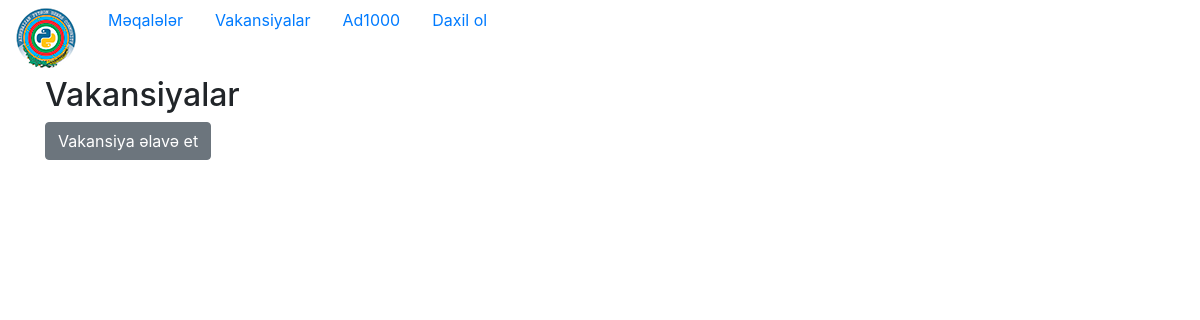
/vacancies/, run on an earlier commit of the app's database.
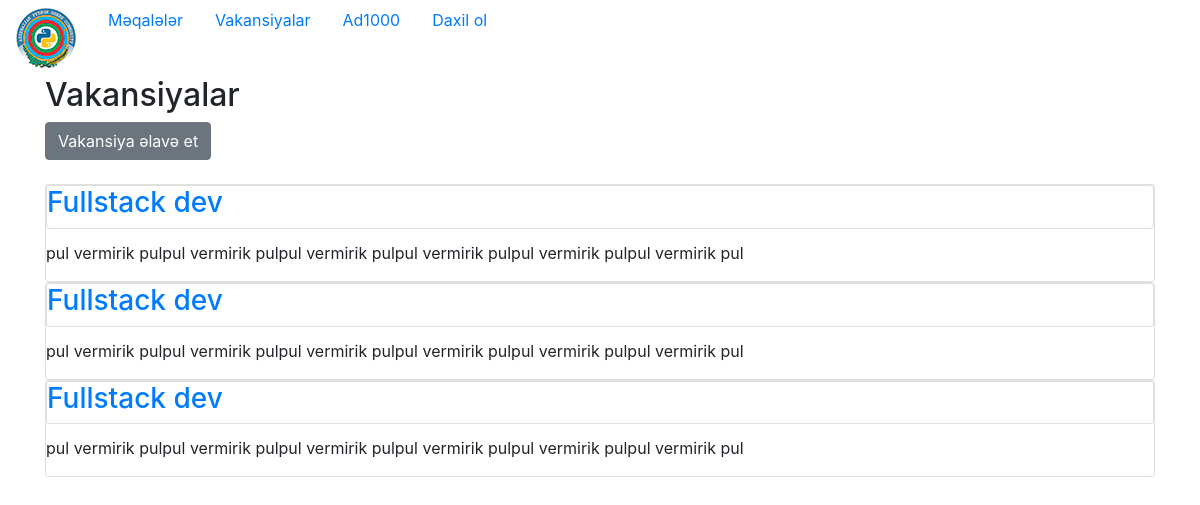
And on a later commit of the database.
### vacancy/models.py (models this page shows, shortened)
class Vacancy(m.Model):
    author = m.ForeignKey(User, on_delete=m.CASCADE)
    title = m.CharField('Bashliq', max_length = 50)
    content = m.TextField('Vakansiya')
    dead_line = m.DateField("Bitmə tarixi (YYYY-MM-DD)", null=True)
    date_created = m.DateField("Yaradılma tarixi", auto_now_add=True)
    freelance = m.BooleanField("Freelance imkanı")
    class Meta:
        verbose_name = 'Vakansiya'
        verbose_name_plural = 'Vakansiyalar'

### vacancy/views.py (the view)
# urls.py: path('', VacancyListView.as_view(), name='vacancy_list'),
class VacancyListView(ListView):
    model = Vacancy
    template_name = 'vacancy/vacancy_list.html'
    paginate_by = 5
    context_object_name = 'vacancies'
    ordering = ['-date_created']

### vacancy/templates/vacancy/vacancy_list.html (shortened to what this page needs)
{% extends 'base.html' %}
{% block body %}
    <div class = "container">
        <h2>
            Vakansiyalar
        </h2>
        <div class="mb-4">
            <a class = "btn btn-secondary" href="{% url 'vacancy:create_vacancy' %}">
                Vakansiya əlavə et
            </a>
        </div>
        {% for v in vacancies %}
            <div class = "card mb-10">
                <div class="card card-title">
                    <a class="card-link" href="{% url 'vacancy:about_vacancy' v.id %}">
                      <h3> {{v.title}} </h3>
                    </a>
                </div>
                <div class="car-body">
                    {{v.content|truncatewords:30|linebreaks}}
                </div>
            </div>
        {% endfor %}
    </div>
{% endblock %}

### home/templates/base.html (shortened to what this page needs)
{% load static %}
<!DOCTYPE html>
<html lang="en">
    <head>
    <link rel="stylesheet" href="{% static 'home/base.css'%}">
    <link rel="stylesheet" href="{% static 'home/bootstrap.css'%}">
    </head>
    <body>
        <ul class="nav">
            <li class="nav-item">
                <a class="nav-link" href="/"> <img src = "{% static 'home/img/azepug_logo.png'%}"> </a> </li>
            <li class="nav-item"> <a class="nav-link" href="/blogs">Məqalələr</a></li>
            <li class="nav-item"> <a class="nav-link" href="/vacancies">Vakansiyalar</a></li>
            <li class="nav-item"> <a class="nav-link" href="/admin">Ad1000</a></li>
            {% if user.is_authenticated %}
                <li class="nav-item"> <a class="nav-link"  href="{% url 'profile'%}">Hesabım </a></li>
            {% else %}
                <li class="nav-item"> <a class="nav-link" href="{% url 'login'%}">Daxil ol</a></li>
            {% endif %}
        </ul>
            {%block body%}
            {%endblock%}
</body>
</html>

What changed in the data, as far as the page shows it:
added Vacancy: title "Fullstack dev", content "pul vermirik pulpul vermirik pulpul vermirik pulpul vermirik pulpul vermirik pulpul vermirik pul"
added Vacancy: title "Fullstack dev", content "pul vermirik pulpul vermirik pulpul vermirik pulpul vermirik pulpul vermirik pulpul vermirik pul"
added Vacancy: title "Fullstack dev", content "pul vermirik pulpul vermirik pulpul vermirik pulpul vermirik pulpul vermirik pulpul vermirik pul"
